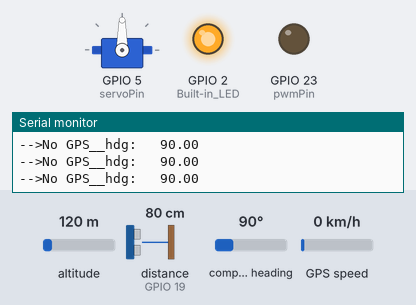
Bench run of a sketch on a simulated ESP32. On the bench: servo, output pins drawn as LEDs (lit = HIGH), the last lines printed to the serial monitor. Wiring (inferred from the names in the program): ultrasonic range finder: trigger GPIO 18; echo GPIO 19. Inputs (shaded band) come from the test bench; at power-on: distance to the obstacle (sensor on GPIO 19) 80 cm, compass heading 90°, altitude 120 m, GPS speed 0 km/h. The echo pulse lasts 58.3 µs per cm; the GPS gets a fix after 3 s at 37.7749, -122.4194 with 8 satellites; pins used as bus, display or sensor lines are not drawn.

Above: at 1.5 s.
1.6 s: distance to the obstacle (sensor on GPIO 19) set to 35 cm
At 4.5 s:
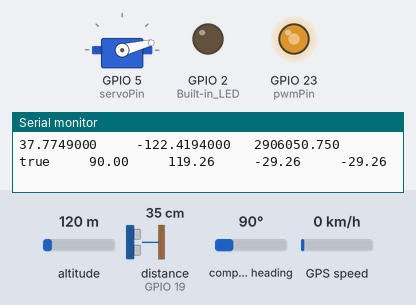
5.5 s: compass heading set to 7°
At 6.0 s:
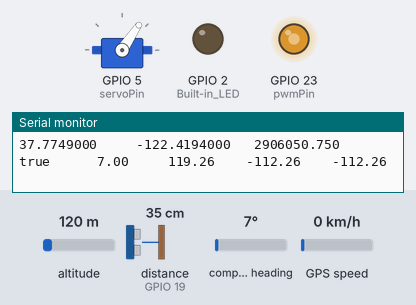
7.0 s: compass heading set to 11°
At 7.5 s:
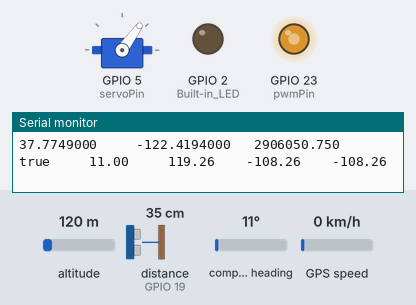
8.9 s: compass heading set to 180°
At 10.2 s:
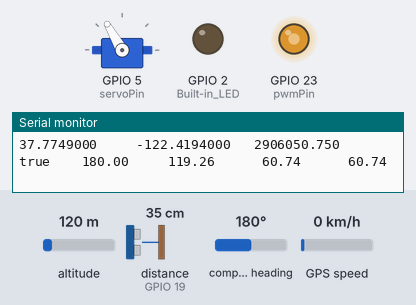
10.5 s: compass heading set to 269°
At 11.7 s:
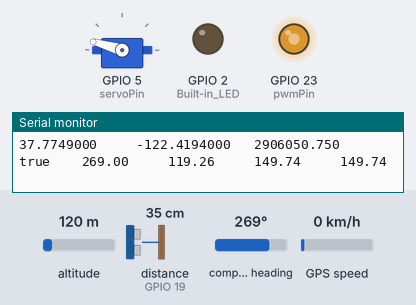
12.1 s: compass heading set to 352°
At 13.2 s:
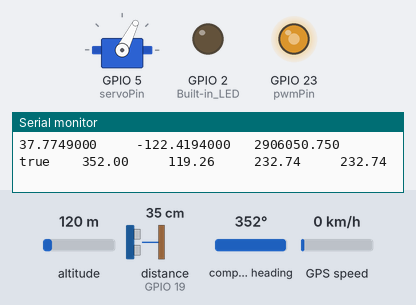
Timing chart, 0 to 14.7 s (numbered marks = the images above; inputs shaded):
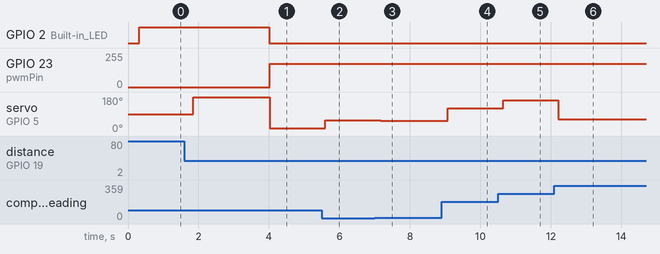

Measured:
- after the input at 1.6 s, servo on GPIO 5 (servoPin): 90° → 180° after 0.26 s, → 14° 2.2 s later
- after the input at 5.5 s, servo on GPIO 5 (servoPin): 14° → 56° after 0.09 s
- after the input at 7.0 s, servo on GPIO 5 (servoPin): 56° → 54° after 0.17 s
- after the input at 8.9 s, servo on GPIO 5 (servoPin): 54° → 120° after 0.17 s
- after the input at 10.5 s, servo on GPIO 5 (servoPin): 120° → 164° after 0.14 s
- after the input at 12.1 s, servo on GPIO 5 (servoPin): 164° → 63° after 0.12 s

The sketch:

SQB2.ino
```cpp
#include "Definitions.h"
#include "Sensors.h"
#include <ESP32Servo.h>

Servo servoDir;
int vel = 0;
int teta = 90;
int prevTeta;
bool go = false;

void setup() {
    // Servo configuration
    ESP32PWM::allocateTimer(0);
    ESP32PWM::allocateTimer(1);
    ESP32PWM::allocateTimer(2);
    ESP32PWM::allocateTimer(3);
    servoDir.setPeriodHertz(50);
    servoDir.attach(servoPin, 1000, 2000);
    servoDir.write(teta);
    delay(100);

    // LED control configuration
    ledcSetup(pwmChannel, 10, 8);
    ledcAttachPin(pwmPin, pwmChannel);
    ledcWrite(pwmChannel, 0);

    // Pinout configuration
    pinMode(goPin, INPUT);            // goPin --> manual traction control.
    pinMode(triggerPin, OUTPUT);      // Ultrasonic sensor trigger.
    pinMode(echoPin, INPUT);          // Ultrasonic sensor echo.
    digitalWrite(triggerPin, LOW);
    pinMode(LED_BUILTIN, OUTPUT);     // Built-in LED
    digitalWrite(LED_BUILTIN, LOW);

    // Serial communication configuration
    Serial.begin(115200);                           // USB Serial COM
    Serial1.begin(115200, SERIAL_8N1, rfTx, rfRx);  // LoRa Serial COM
    Serial2.begin(9600);                            // GPS Serial COM
    delay(200);

    compass.init();
    compass.setCalibrationOffsets(-114.00, -536.00, -355.00);
    compass.setCalibrationScales(0.79, 0.81, 2.04);

}

void loop() {
    float hdg = Get_heading();

    double objLat = pathLat[pathIndx];
    double objLng = pathLng[pathIndx];

    // Read GPS data
    while (Serial2.available() > 0) {
        if (gps.encode(Serial2.read())) {
            // Cannot encode
        }
    }

    if( gps.location.isValid() ){
      digitalWrite(LED_BUILTIN, LOW);
      float dist2obj = gps.distanceBetween(gps.location.lat(), gps.location.lng(), pathLat[pathIndx], pathLng[pathIndx] );
      float alpha = gps.courseTo( gps.location.lat(), gps.location.lng(), pathLat[pathIndx], pathLng[pathIndx] );
      float gamma = hdg - alpha;
      bool xyz = false;
      if( xyz ){
        if(prevTeta > 90){
          teta = 180;
        }else{
          teta = 0;
        }
      }
      else{
          if (abs(gamma) <= 180) {
          // Object is in front of me
            if (gamma >= 0) {
                // Object is to the left
                teta = map(abs(gamma), 0, 180, 90, 180);
            } else {
                // Object is to the right
                teta = map(abs(gamma), 0, 180, 0, 90);
            }
        } else {
            // Object is behind
            if (gamma >= 0) {
                teta = map((360 - abs(gamma)), 0, 180, 0, 90);
            } else {
                teta = map((360 - abs(gamma)), 0, 180, 90, 180);
            }
        }
        prevTeta = teta;
      }

      if(dist2obj < 10){
        if(pathIndx <= 0){
          pathIndx++;
        }else{
          go = false;
        }
      }
      else{
        go = true;
      }

      // Print values
      Serial.println("-----lat--------------lng----------dist------go-----hdg-----alpha--------gamma---------teta");
      Serial.printf("%10.7f     %10.7f   %9.3f     %5s   %7.2f   %8.2f   %8.2f   %8.2f  \n", gps.location.lat(), gps.location.lng(), dist2obj, go ? "true" : "false", hdg, alpha, gamma, teta);

    }
    else{
      go = false;
      if(UltraSonicScan(triggerPin, echoPin)){
        teta = 180;
      }
      else{
        teta = 90;
      }
      digitalWrite(LED_BUILTIN, HIGH);
      Serial.printf("-->No GPS__hdg: %7.2f \n", hdg);
    }

    if(go){
      vel = 175;
    }
    else{
      vel = 0;
    }

    ledcWrite(pwmChannel, vel);
    servoDir.write(teta);
    delay(300);
  }
```

Definitions.h
```cpp
//GPIOS
const uint8_t gpsRx = 16;
const uint8_t gpsTx = 17;
const uint8_t rfRx = 2;
const uint8_t rfTx = 4;
const uint8_t pwmPin = 23;
const uint8_t servoPin = 5;
const uint8_t echoPin= 19;
const uint8_t triggerPin= 18;
const uint8_t goPin = 15;

//PMW CHANNEL FOR ledc lib
const uint8_t pwmChannel = 2;

const double homelat = 22.2590318;
const double homelng = -97.8630664;

int pathIndx = 0;
const double pathLat[2] = {22.3248046, 22.3248059};
const double pathLng[2] = {-97.8794966, -97.8798349};
```

Sensors.h
```cpp
#include <QMC5883LCompass.h>
#include <TinyGPS++.h>

QMC5883LCompass compass;
TinyGPSPlus gps;


float Get_heading() {
  int a;
  compass.read();

  a = compass.getAzimuth();

  if( a < 0){
    a += 360;
  }

  return a;
}


// Function to calculate the angle the system faces towards an object
float Aim(double current_lat, double current_lng, double obj_lat, double obj_lng){
  double y = gps.distanceBetween(current_lat, obj_lng, obj_lat, obj_lng);
  double x = gps.distanceBetween(obj_lat, current_lng, obj_lat, obj_lng);

  if( current_lat > obj_lat ){
    y *= -1;
  }
  if( current_lng > obj_lng ){
    x *= -1;
  }

  float alpha = atan2(x, y);
  alpha = alpha * 180.0 / PI;
  if (alpha < 0) {
    alpha += 360.0;
  }

  return alpha;
}

bool UltraSonicScan(uint8_t Trigger, uint8_t Echo){
  long t;
  digitalWrite(Trigger, HIGH);
  delayMicroseconds(10);          //Enviamos un pulso de 10us
  digitalWrite(Trigger, LOW);

  t = pulseIn(Echo, HIGH); //obtenemos el ancho del pulso
  if(t/59 <= 50){
    return true;
  }             //escalamos el tiempo a una distancia en cm
  else{
    return false;
  }
}
```
